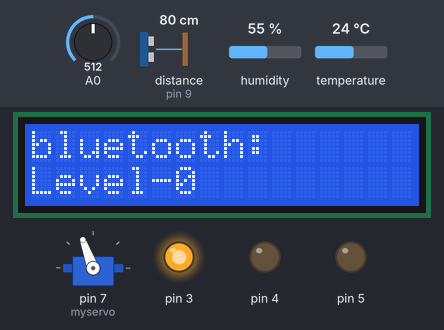
Bench run of a sketch on a simulated Arduino Uno, built with avr-gcc and run on an emulated ATmega328P. On the bench: 16×2 character LCD, servo, output pins drawn as LEDs (lit = HIGH). Wiring (inferred from the names in the program): ultrasonic range finder: trigger pin 8; echo pin 9. The test bench sets the inputs (shaded band); at power-on: distance to the obstacle (sensor on pin 9) 80 cm, A0 = 512, humidity 55 %, temperature 24 °C. The echo pulse lasts 58.3 µs per cm; pins used as bus, display or sensor lines are not drawn; what the sketch prints to the serial monitor is not drawn.

Above: at 1.2 s.
1.3 s: distance to the obstacle (sensor on pin 9) set to 2 cm
At 1.49 s:
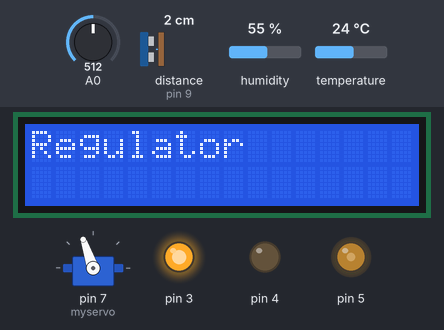
At 2.1 s:
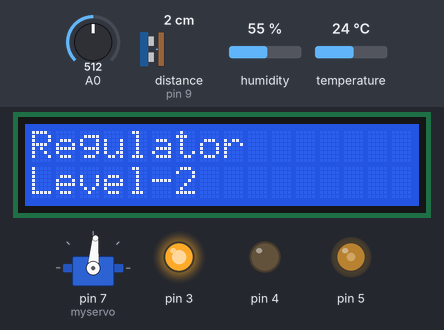
6.7 s: distance to the obstacle (sensor on pin 9) set to 15 cm
9.7 s: distance to the obstacle (sensor on pin 9) set to 19 cm
At 15.94 s:
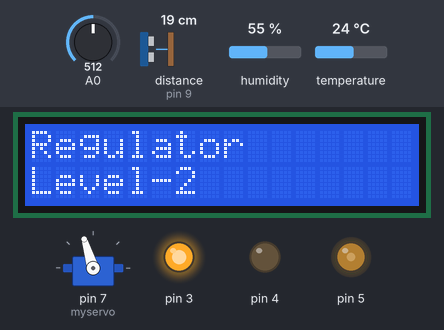
Timing chart, 0 to 17.2 s (numbered marks = the images above; inputs shaded):
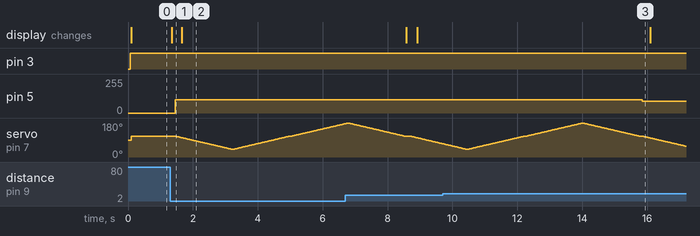

Measured:
- the behaviour switches between 16 and 17 cm on distance to the obstacle (sensor on pin 9) (found by bisection; images 2 and 3)
- after the input at 1.3 s, pin 5: 0/255 → 100/255 after 0.16 s; the display: changes at once (image 1)
- after the input at 9.7 s, pin 5: 100/255 → 90/255 after 6.2 s

The sketch:

smartFan.ino
```cpp
#include <DHT.h>
#include <DHT_U.h>
#include <Wire.h>
#include <LiquidCrystal_I2C.h>
#include <Servo.h>
#define DHTPIN 10
#define DHTTYPE DHT11
#define trig_pin 8
#define echo_pin 9
DHT dht(DHTPIN,DHTTYPE);
Servo myservo;
LiquidCrystal_I2C lcd(0x27,16,2);
long duration;
long distance;
int spd=0;
void setup()
{
  Serial.begin(9600);
  Serial.setTimeout(3000);
  lcd.backlight();
  lcd.init();
  dht.begin();
  pinMode(A0,INPUT);
  pinMode(5,OUTPUT);
  pinMode(3,OUTPUT);
  pinMode(4,OUTPUT);
  pinMode(trig_pin,OUTPUT);
  pinMode(echo_pin,INPUT);
  myservo.attach(7);
}

void lev(float a)
{
  if (a>=0 && a<50)
  {
     lcd.setCursor(0,1);
    lcd.print("Level-0         ");
    analogWrite(5,0);
    myservo.write(110);
  }
  else if (a>=50 && a<=120)
  {
     lcd.setCursor(0,1);
    lcd.print("Level-1         ");
     analogWrite(5,90);
  }
  else if (a>120 && a<=180)
  {
     lcd.setCursor(0,1);
    lcd.print("Level-2         ");
     analogWrite(5,100);
  }
  else if (a>=181 && a<=230)
  {
     lcd.setCursor(0,1);
    lcd.print("Level-3         ");
    analogWrite(5,110);
  }
  else if (a>=231 && a<=255)
  {
     lcd.setCursor(0,1);
    lcd.print("Level-4         ");
    analogWrite(5,130);
  }
}
void loop()
 {
    int j=41,k=179;
    digitalWrite(trig_pin,LOW);
    delayMicroseconds(2);
    digitalWrite(trig_pin,HIGH);
    delayMicroseconds(10);
    digitalWrite(trig_pin,LOW);
    duration = pulseIn(echo_pin,HIGH);
    distance = duration*0.034/2;
    digitalWrite(3,HIGH);
    digitalWrite(4,LOW);
    if(distance>=0 && distance<=15)
   {
        int val;
        int data;
        lcd.clear();
        lcd.setCursor(0,0);
        lcd.println("Regulator       ");
        val=analogRead(A0);
        delay(100);
        data=map(val,0,1023,0,255);
        Serial.println(data);
        lev(data);
        if(data>=50)
        {
           for(int i=140;i>=0;i--)
           {
             if(i>=70 && i<=140)
             {
               myservo.write(i-30);
               delay(25);
             }
             else
             {
               myservo.write(j);
               delay(25);
               j++;
             }
            }
            delay(50);
            for(int i=1;i<=140;i++)
            {
              if(i>=1 && i<=70)
              {
                myservo.write(i+110);
                delay(25);
              }
              else
              {
                myservo.write(k);
                delay(25);
                k--;
              }
            }
        }
    }
    else if (distance>=16 && distance<=40)
    {
        float t=0;
        lcd.clear();
        lcd.setCursor(0,0);
        lcd.println("AutoMatic       ");
        t=dht.readTemperature();
        lcd.setCursor(0,1);
        lcd.print("Temperature:");
        lcd.print(t);
        lcd.println("°C");
        if(t>21 && t<=26)
        {
           analogWrite(5,90);
        }
        else if(t>26 && t<=27)
        {
           analogWrite(5,100);
        }
        else if(t>27 && t<=28)
        {
           analogWrite(5,110);
        }
        else if(t>28 && t<=29)
        {
           analogWrite(5,120);
        }
        else if(t>29 && t<=30)
        {
           analogWrite(5,130);
        }
        else
        {
           analogWrite(5,140);
        }
         for(int i=140;i>=1;i--)
        {
           if(i>=70 && i<=140)
           {
            myservo.write(i-30);
            delay(25);
           }
           else
           {
            myservo.write(j);
            delay(25);
            j++;
           }
        }
        delay(25);
        for(int i=1;i<=140;i++)
        {
           if(i>=1 && i<=70)
           {
            myservo.write(i+110);
            delay(25);
           }
           else
           {
            myservo.write(k);
            delay(25);
            k--;
           }
        }

    }
    else
   {
        lcd.clear();
        lcd.setCursor(0,0);
        lcd.print("bluetooth:      ");
        if(Serial.available()>0)
        {
          spd=Serial.parseInt();
        }
        lev(spd);
        if (spd>=50)
        {
           for(int i=140;i>=0;i--)
           {
             if(i>=70 && i<=140)
             {
              myservo.write(i-30);
              delay(25);
             }
             else
             {
              myservo.write(j);
              delay(25);
              j++;
             }
           }
           delay(50);
           for(int i=1;i<=140;i++)
           {
             if(i>=1 && i<=70)
             {
               myservo.write(i+110);
               delay(25);
             }
             else
             {
                myservo.write(k);
                delay(25);
                k--;
             }
           }
        }
    }

 }
```
